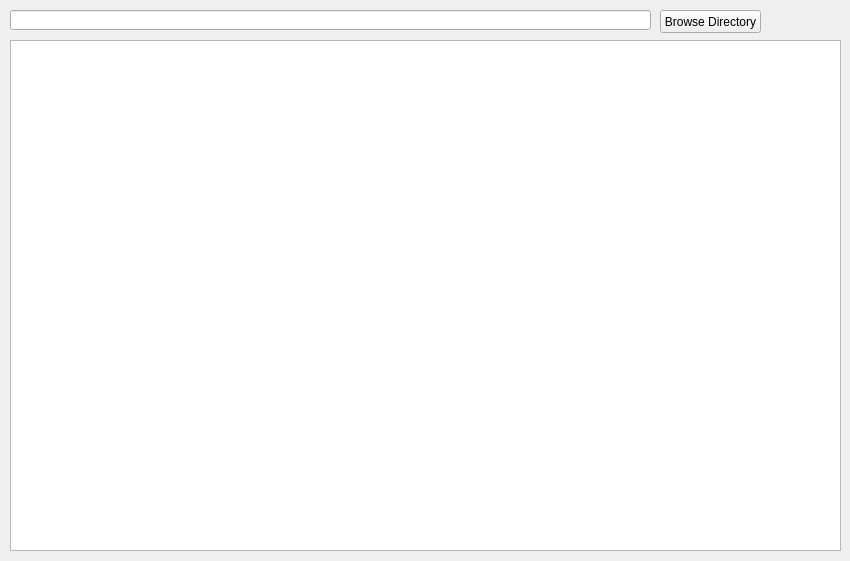
<?xml version="1.0" encoding="UTF-8"?>
<ui version="4.0">
 <class>Widget</class>
 <widget class="QWidget" name="Widget">
  <property name="geometry">
   <rect>
    <x>0</x>
    <y>0</y>
    <width>850</width>
    <height>561</height>
   </rect>
  </property>
  <property name="windowTitle">
   <string>Widget</string>
  </property>
  <widget class="QTextEdit" name="textEdit">
   <property name="geometry">
    <rect>
     <x>10</x>
     <y>40</y>
     <width>831</width>
     <height>511</height>
    </rect>
   </property>
  </widget>
  <widget class="QPushButton" name="browseEDDBDir">
   <property name="geometry">
    <rect>
     <x>660</x>
     <y>10</y>
     <width>101</width>
     <height>23</height>
    </rect>
   </property>
   <property name="text">
    <string>Browse Directory</string>
   </property>
  </widget>
  <widget class="QLineEdit" name="eddbDir">
   <property name="geometry">
    <rect>
     <x>10</x>
     <y>10</y>
     <width>641</width>
     <height>20</height>
    </rect>
   </property>
  </widget>
 </widget>
 <layoutdefault spacing="6" margin="11"/>
 <resources/>
 <connections/>
</ui>
